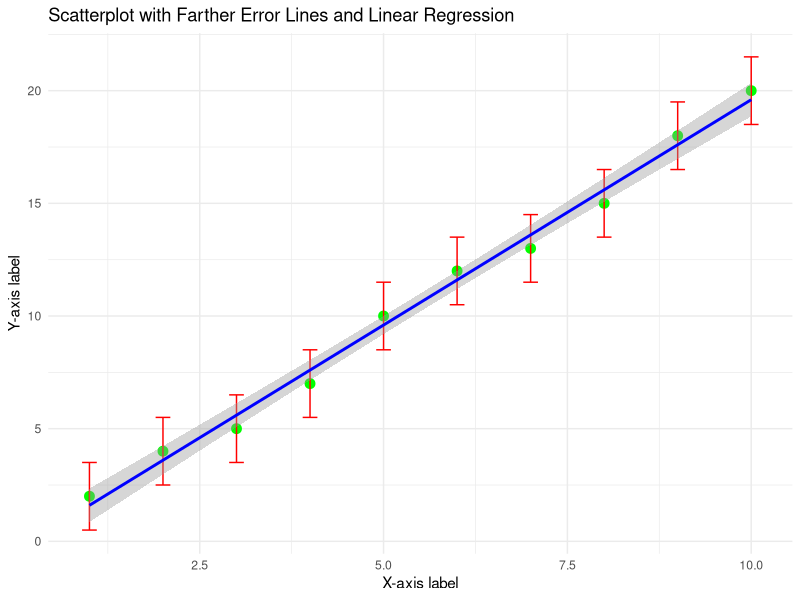

Source code (R):
## ---- chunk 1
# Load the ggplot2 library
library(ggplot2)

# Example dataset with adjusted error values for farther error lines
data <- data.frame(
  x = c(1, 2, 3, 4, 5, 6, 7, 8, 9, 10),
  y = c(2, 4, 5, 7, 10, 12, 13, 15, 18, 20),
  ymin = c(0.5, 2.5, 3.5, 5.5, 8.5, 10.5, 11.5, 13.5, 16.5, 18.5),  # Adjusted lower bounds
  ymax = c(3.5, 5.5, 6.5, 8.5, 11.5, 13.5, 14.5, 16.5, 19.5, 21.5)  # Adjusted upper bounds
)

# Create the ggplot
plot <- ggplot(data, aes(x = x, y = y)) +
  geom_point(color = "green", size = 3) +         # Add green dots for the points
  geom_errorbar(aes(ymin = ymin, ymax = ymax),    # Add red error lines
                color = "red", width = 0.2) +
  geom_smooth(method = "lm", color = "blue") +    # Optional: Add regression line in blue
  labs(
    title = "Scatterplot with Farther Error Lines and Linear Regression",
    x = "X-axis label",
    y = "Y-axis label"
  ) +
  theme_minimal()                                 # Set the theme

# Print the plot
print(plot)

